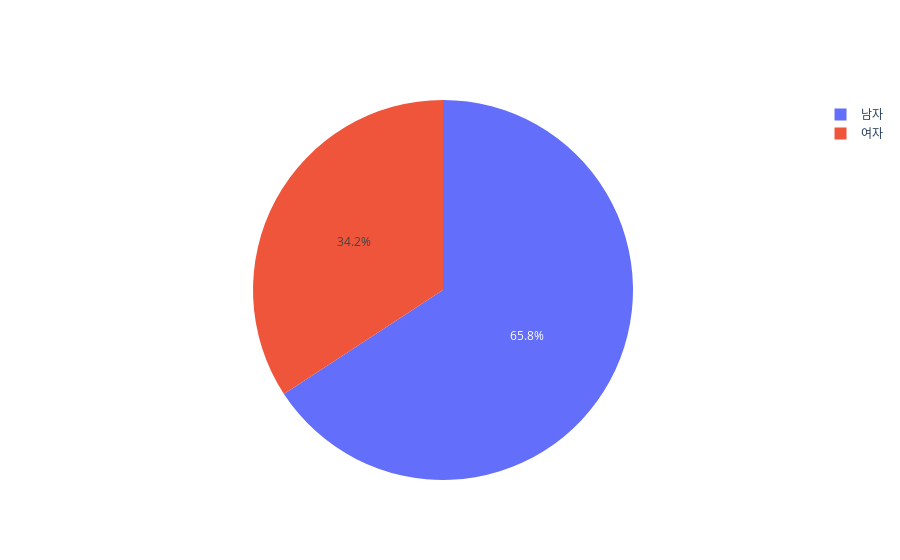

The notebook cell this image was saved under:
### Markdown cell above
### 3. 배우 성별 비율

### Code cell
labels = finalactor['배우성별'].value_counts().index
values = finalactor['배우성별'].value_counts().values

fig = go.Figure(data=[go.Pie(labels=labels, values=values)])
fig.show()

### Figure 1 — Plotly figure (JSON) as saved in the notebook; plotly's stock layout.template omitted (floating-point values rounded to 4 significant figures)
{"data": [{"labels": ["남자", "여자"], "type": "pie", "values": [452, 235]}], "layout": {}}
